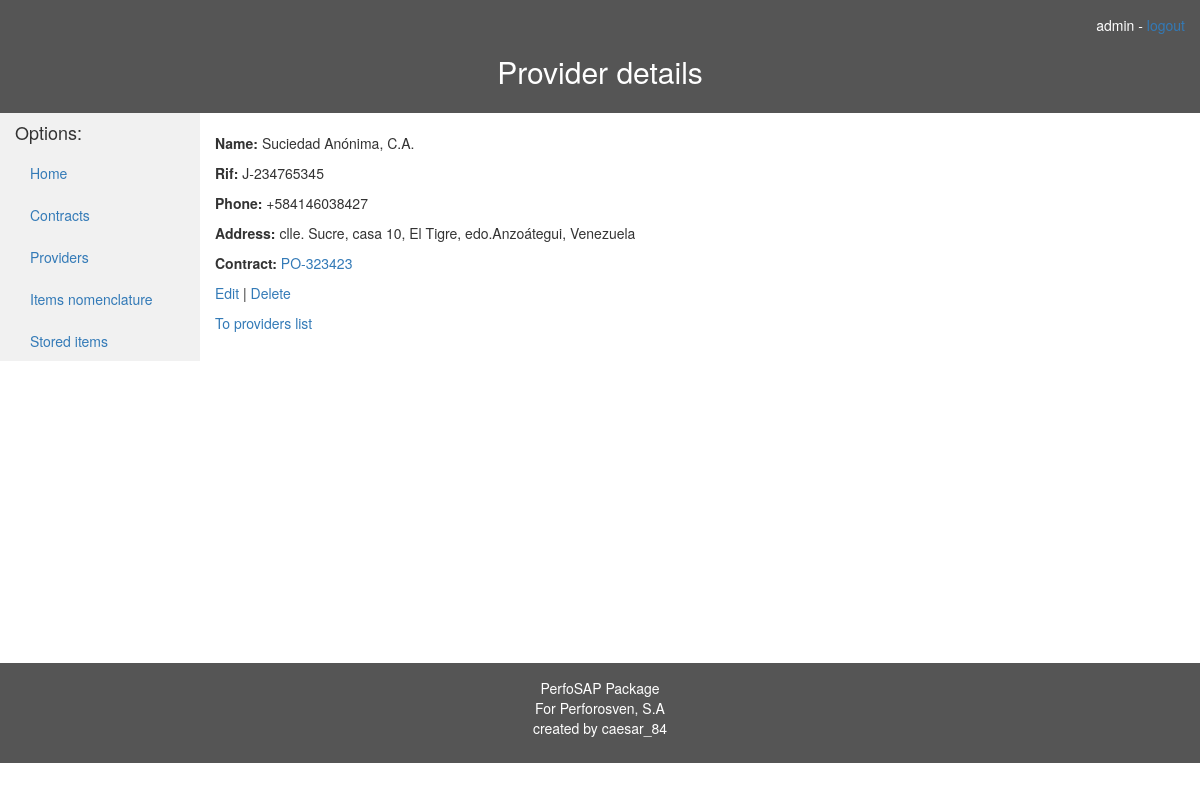
/almacen/provider/2 (signed in), run on the app's committed database.
### almacen/models.py (models this page shows, shortened)
class LegalEntity(models.Model):
    name = models.CharField(max_length=100, help_text="Name")
    rif = models.CharField(max_length=11, help_text="RIF")
    address = models.TextField(help_text="Address")
    phone_num = models.CharField(max_length=15, help_text="Phone number")

class Provider(LegalEntity):
    contract = models.ForeignKey(Contract)
    class Meta:
        ordering = ["name"]

class Contract(models.Model):
    name = models.CharField(max_length=100, help_text="Name")
    number = models.CharField(max_length=50, help_text="Contract number")
    description = models.TextField(help_text="Contract description")
    start_date = models.DateField(help_text="Start date")
    expiry_date = models.DateField(help_text="Expiry date")
    class Meta:
        ordering = ["-expiry_date", "start_date", "name"]

### almacen/views.py (the view)
# urls.py: url(r'^provider/(?P<pk>\d+)$', views.ProviderDetailView.as_view(), name='provider-detail'),
@method_decorator(login_required, name='dispatch')
class ProviderDetailView(generic.DetailView):
    model = Provider

### almacen/templates/almacen/provider_detail.html
{% extends 'base_template.html' %}
{% block header %}
    <h2 id="center">Provider details </h2>
{% endblock %}
{% block content %}
	<p><strong>Name: </strong> {{ provider.name }} </p>
	<p><strong>Rif: </strong> {{ provider.rif }} </p>
	<p><strong>Phone: </strong> {{provider.phone_num}} </p>
	<p><strong>Address: </strong> {{ provider.address }} </p>
	<p><strong>Contract: </strong> <a href="{% url 'almacen:contract-detail' provider.contract.pk %}"> {{ provider.contract.number }} </a> </p>
    <p>
        <a href="{% url 'almacen:edit-provider' provider.pk %}">Edit</a> |
        <a href="{% url 'almacen:delete-provider' provider.pk %}">Delete</a>
    </p>
    <p><a href="{% url 'almacen:providers' %}">To providers list</a></p>
{% endblock %}

### almacen/templates/base_template.html (shortened to what this page needs)
<!DOCTYPE html>
<html lang="en">
<head>
    <link rel="stylesheet" href="https://maxcdn.bootstrapcdn.com/bootstrap/3.3.7/css/bootstrap.min.css"/>
    {% load static %}
    <link rel="stylesheet" href="{% static 'css/styles.css' %}">
</head>
<body>
<header id="center">
    <div style="text-align: right">
        {% if user.is_authenticated %}
            {{ user.get_username }}
            -
            <a href="{% url 'logout' %}?next={{ request.path }}">logout</a>
        {% else %}
            <p><a href="{% url 'login' %}?next={{ request.path }}">Login</a></p>
        {% endif %}
        {% block header %} {% endblock %}
    </div>
</header>
<div class="container-fluid">
    <div class="content">
        <div class="row">
            <div class="col-sm-2 sidenav">
                <h4>Options: </h4>
                {% block sidebar %}
                    <ul class="nav nav-pills nav-stacked">
                        <li><a href="{% url 'almacen:index' %}">Home</a></li>
                        <li><a href="{% url 'almacen:contracts' %}">Contracts</a></li>
                        <li><a href="{% url 'almacen:providers' %}">Providers</a></li>
                        <li><a href="{% url 'almacen:items' %}">Items nomenclature</a></li>
                        <li><a href="{% url 'almacen:storeditems' %}">Stored items</a></li>
                    </ul>
                {% endblock %}
            </div>
            <div class="col-sm-9 ">
                <br>
                {% block content %}{% endblock %}
            </div>
        </div>
    </div>
</div>
<footer id="center" class="container-fluid">
    <p>
        PerfoSAP Package<br>
        For Perforosven, S.A<br>
        created by caesar_84
    </p>
</footer>
</body>
</html>

### almacen/static/css/styles.css (style rules this page uses)
header, footer { background-color: #555; color: white; padding: 15px; }
.sidenav { background-color: #f1f1f1; height: 100%; }
.content { height: 550px }
#center { text-align: center }

### data on the page
LegalEntity: name "Suciedad Anónima, C.A.", rif "J-234765345", phone_num "+584146038427", address "clle. Sucre, casa 10, El Tigre, edo.Anzoátegui, Venezuela"
Provider: contract.number "PO-323423"

### other printed values
{{ user.get_username }} "admin"
